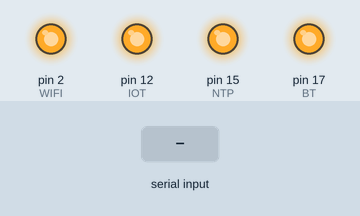
This sketch was run on a simulated Arduino Uno, built with avr-gcc and run on an emulated ATmega328P. On the bench: output pins drawn as LEDs (lit = HIGH). Inputs (shaded band) come from the test bench.

Above: at 1.2 s.
1.3 s: "i" received over Serial
At 2.1 s:
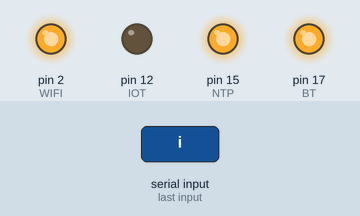
2.8 s: "a" received over Serial
At 3.2 s:
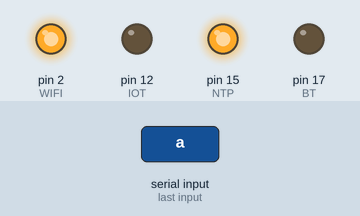
4.3 s: "s" received over Serial
At 5.5 s:
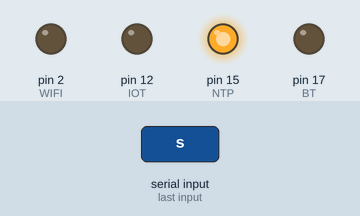
5.8 s: "n" received over Serial
At 6.7 s:
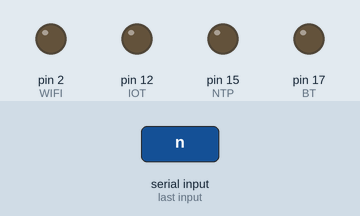
Timing chart, 0 to 8.3 s (numbered marks = the images above; inputs shaded):
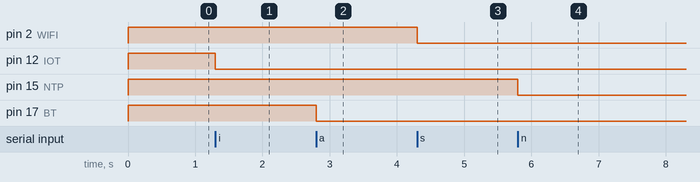

The sketch:

lab2.2.ino
```cpp
const int BT = 17;
const int WIFI = 2;
const int NTP = 15;
const int IOT = 12;

void setup() {
  Serial.begin(115200);
  pinMode(BT, OUTPUT);
  pinMode(WIFI, OUTPUT);
  pinMode(NTP, OUTPUT);
  pinMode(IOT, OUTPUT);

  digitalWrite(BT, HIGH);
  digitalWrite(WIFI, HIGH);
  digitalWrite(NTP, HIGH);
  digitalWrite(IOT, HIGH);
}

void loop() {
  if(Serial.read() == 'a'){
    digitalWrite(BT, LOW);
  }

  if(Serial.read() == 's'){
    digitalWrite(WIFI, LOW);
  }

  if(Serial.read() == 'n'){
    digitalWrite(NTP, LOW);
  }

  if(Serial.read() == 'i'){
    digitalWrite(IOT, LOW);
  }
}
```

Measured:
- after the input at 1.3 s, pin 12 (IOT): HIGH → LOW at once
- after the input at 2.8 s, pin 17 (BT): HIGH → LOW at once
- after the input at 4.3 s, pin 2 (WIFI): HIGH → LOW at once
- after the input at 5.8 s, pin 15 (NTP): HIGH → LOW at once
